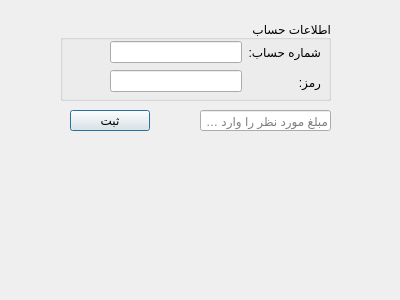
<?xml version="1.0" encoding="UTF-8"?>
<ui version="4.0">
 <class>bardasht</class>
 <widget class="QDialog" name="bardasht">
  <property name="geometry">
   <rect>
    <x>0</x>
    <y>0</y>
    <width>400</width>
    <height>300</height>
   </rect>
  </property>
  <property name="windowTitle">
   <string>Dialog</string>
  </property>
  <widget class="QGroupBox" name="groupBox">
   <property name="geometry">
    <rect>
     <x>60</x>
     <y>20</y>
     <width>271</width>
     <height>81</height>
    </rect>
   </property>
   <property name="title">
    <string>اطلاعات حساب</string>
   </property>
   <property name="alignment">
    <set>Qt::AlignRight|Qt::AlignTrailing|Qt::AlignVCenter</set>
   </property>
   <widget class="QWidget" name="layoutWidget">
    <property name="geometry">
     <rect>
      <x>50</x>
      <y>20</y>
      <width>211</width>
      <height>54</height>
     </rect>
    </property>
    <layout class="QHBoxLayout" name="horizontalLayout">
     <item>
      <layout class="QVBoxLayout" name="verticalLayout_2">
       <item>
        <widget class="QLineEdit" name="lineEdit"/>
       </item>
       <item>
        <widget class="QLineEdit" name="lineEdit_2"/>
       </item>
      </layout>
     </item>
     <item>
      <layout class="QVBoxLayout" name="verticalLayout">
       <item>
        <widget class="QLabel" name="label">
         <property name="text">
          <string>شماره حساب:</string>
         </property>
        </widget>
       </item>
       <item>
        <widget class="QLabel" name="label_2">
         <property name="text">
          <string>رمز:</string>
         </property>
        </widget>
       </item>
      </layout>
     </item>
    </layout>
   </widget>
  </widget>
  <widget class="QLineEdit" name="lineEdit_3">
   <property name="geometry">
    <rect>
     <x>200</x>
     <y>110</y>
     <width>131</width>
     <height>21</height>
    </rect>
   </property>
   <property name="placeholderText">
    <string>مبلغ مورد نظر را وارد کنید</string>
   </property>
  </widget>
  <widget class="QPushButton" name="pushButton">
   <property name="geometry">
    <rect>
     <x>70</x>
     <y>110</y>
     <width>80</width>
     <height>21</height>
    </rect>
   </property>
   <property name="text">
    <string>ثبت</string>
   </property>
  </widget>
 </widget>
 <resources/>
 <connections/>
</ui>
